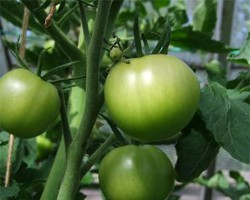
#> input picture Dataset/detection/images/riped_tomato_10.jpeg, 250 x 200 px; its folder holds only this picture in this run
$ jupyter execute --allow-errors ML_Baseline.ipynb
#> lines starting #> are read from the running program, lines starting #| are printed output that depends on the picture
# Smart Agriculture for Automated Crop Harvesting – Day 1 (Machine Learning Baseline)

## 1. Problem Statement
The objective of this project is to develop a Machine Learning solution for an automated crop harvesting system that classifies tomatoes as **Ripe** or **Unripe** using computer vision.

This baseline model is the first phase of a larger Smart Agriculture project. We will focus on traditional ML algorithms (Logistic Regression, Decision Trees, Random Forest, SVM, and Gradient Boosting) using handcrafted image features (e.g., color histograms, mean RGB values) to classify the tomatoes. Deep Learning approaches will be explored in subsequent phases.

## 2. Imports

[cell 1]
import os
import glob
import numpy as np
import pandas as pd
import matplotlib.pyplot as plt
import seaborn as sns
import cv2

from sklearn.model_selection import train_test_split
from sklearn.preprocessing import StandardScaler, LabelEncoder
from sklearn.metrics import accuracy_score, precision_score, recall_score, f1_score, roc_auc_score
from sklearn.metrics import confusion_matrix, classification_report
from sklearn.linear_model import LogisticRegression
from sklearn.tree import DecisionTreeClassifier
from sklearn.ensemble import RandomForestClassifier, GradientBoostingClassifier
from sklearn.svm import SVC

# Set random seed for reproducibility
np.random.seed(42)
import warnings
warnings.filterwarnings('ignore')

## 3. Dataset Loading & 4. Exploratory Data Analysis (EDA)
Here, we will load the dataset from the local directory `Dataset/detection/images/`, check the class distribution, and visualize some sample images.

[cell 2]
dataset_path = "Dataset/detection/images"
image_paths = glob.glob(os.path.join(dataset_path, "*.jpeg")) + glob.glob(os.path.join(dataset_path, "*.jpg"))
print(f"Total images found: {len(image_paths)}")

# Extract labels from filenames
labels = []
for path in image_paths:
    filename = os.path.basename(path).lower()
    if 'unriped' in filename:
        labels.append('Unripe')
    elif 'riped' in filename:
        labels.append('Ripe')
    else:
        labels.append('Unknown')

df = pd.DataFrame({'filepath': image_paths, 'label': labels})
df = df[df['label'] != 'Unknown']

print("\nClass Distribution:")
print(df['label'].value_counts())

# Plot Class Distribution
plt.figure(figsize=(6,4))
sns.countplot(data=df, x='label', palette='viridis')
plt.title('Class Distribution of Ripe vs Unripe Tomatoes')
plt.show()
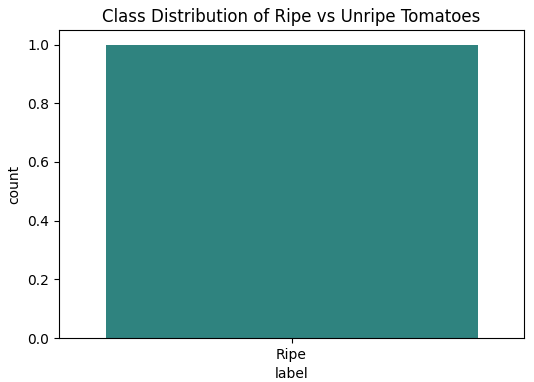
#> figure drawn by matplotlib, 1 panel

[cell 3]
# Visualizing Sample Images
fig, axes = plt.subplots(2, 4, figsize=(15, 6))
fig.suptitle('Sample Images from Dataset', fontsize=16)

#> (the rest of this cell did not finish here and is left out)

## 5. Data Preprocessing & 6. Feature Engineering
Since traditional ML models cannot process raw images effectively without feature engineering, we will extract handcrafted features:
1. **Mean RGB/HSV values**: Captures the overall color tone (highly distinguishing for red vs green).
2. **Color Histograms**: Captures the distribution of colors.
We will resize all images to a fixed size (e.g., 64x64) to standardize inputs and speed up processing.

[cell 4]
IMG_SIZE = (64, 64)

def extract_features(img_path):
    img = cv2.imread(img_path)
#> img is the input picture: shape (200, 250, 3); mean B, G, R 55.8, 98.3, 74
    if img is None:
        return None

    img = cv2.resize(img, IMG_SIZE)
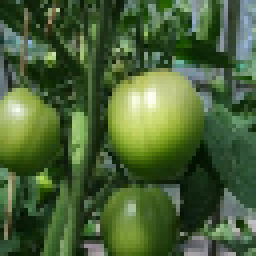
#> img: shape (64, 64, 3) (shown 4 times larger); mean B, G, R 55.6, 98.1, 73.8

    # Extract Mean RGB
    mean_rgb = np.mean(img, axis=(0, 1))
#> mean_rgb = [55.62, 98.14, 73.8]

    # Extract Mean HSV
    hsv_img = cv2.cvtColor(img, cv2.COLOR_BGR2HSV)
#> hsv_img: shape (64, 64, 3); mean H, S, V 53.1, 130.5, 98.6
    mean_hsv = np.mean(hsv_img, axis=(0, 1))
#> mean_hsv = [53.08, 130.5, 98.58]

    # Color Histogram (8 bins per channel)
    hist_b = cv2.calcHist([img], [0], None, [8], [0, 256]).flatten()
#> hist_b = [1606, 1119, 570, 428, 245, 94, 26, 8]
    hist_g = cv2.calcHist([img], [1], None, [8], [0, 256]).flatten()
#> hist_g = [147, 1117, 985, 730, 557, 304, 201, 55]
    hist_r = cv2.calcHist([img], [2], None, [8], [0, 256]).flatten()
#> hist_r = [995, 1174, 706, 558, 312, 204, 116, 31]

    # Normalize histograms
    hist_b /= (hist_b.sum() + 1e-7)
#> hist_b = [0.392, 0.273, 0.139, 0.104, 0.0598, 0.0229, 0.00635, 0.00195]
    hist_g /= (hist_g.sum() + 1e-7)
#> hist_g = [0.0359, 0.273, 0.24, 0.178, 0.136, 0.0742, 0.0491, 0.0134]
    hist_r /= (hist_r.sum() + 1e-7)
#> hist_r = [0.243, 0.287, 0.172, 0.136, 0.0762, 0.0498, 0.0283, 0.00757]

    # Concatenate all features
    features = np.hstack([mean_rgb, mean_hsv, hist_b, hist_g, hist_r])
#> features = 30 values, max 130.5 at index 4, min 0.00195 at index 13, mean 17.09
    return features

print("Extracting features...")
features_list = []
valid_labels = []

for idx, row in df.iterrows():
    feats = extract_features(row['filepath'])
#> feats has the same summary as features in extract_features
    if feats is not None:
        features_list.append(feats)
        valid_labels.append(row['label'])

X = np.array(features_list)
y = np.array(valid_labels)

print(f"Feature matrix shape: {X.shape}")
#| Feature matrix shape: (1, 30)
print(f"Target array shape: {y.shape}")

$ run again, on Dataset/detection/images/riped_tomato_15.jpeg
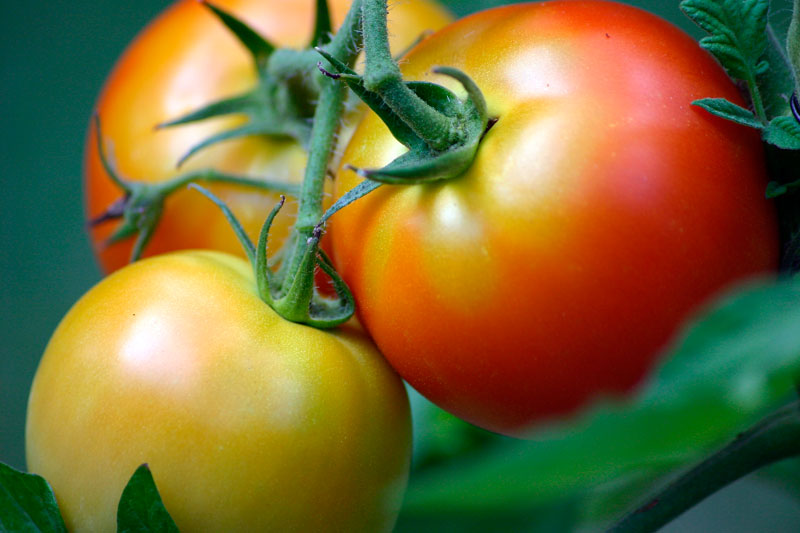
#> input picture Dataset/detection/images/riped_tomato_15.jpeg, 800 x 533 px
#> in extract_features, img is the input picture: shape (533, 800, 3); mean B, G, R 54.4, 108.3, 121.7
#> in extract_features, `img = cv2.resize(img, IMG_SIZE)`:
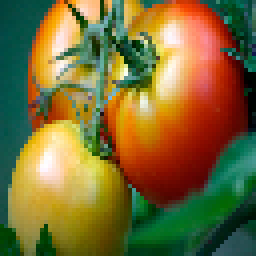
#> img: shape (64, 64, 3) (shown 4 times larger); mean B, G, R 54.2, 108.1, 121.7
#> mean_rgb = [54.15, 108.1, 121.7]
#> hsv_img: shape (64, 64, 3); mean H, S, V 39.9, 196, 146.3
#> mean_hsv = [39.94, 196, 146.3]
#> in extract_features, `hist_b = cv2.calcHist([img], [0], None, [8], [0, 256]).flatten()`: hist_b = [1755, 678, 890, 360, 210, 90, 68, 45]
#> in extract_features, `hist_g = cv2.calcHist([img], [1], None, [8], [0, 256]).flatten()`: hist_g = [479, 466, 1021, 640, 596, 418, 349, 127]
#> in extract_features, `hist_r = cv2.calcHist([img], [2], None, [8], [0, 256]).flatten()`: hist_r = [1094, 301, 333, 353, 326, 425, 569, 695]
#> in extract_features, `hist_b /= (hist_b.sum() + 1e-7)`: hist_b = [0.428, 0.166, 0.217, 0.0879, 0.0513, 0.022, 0.0166, 0.011]
#> in extract_features, `hist_g /= (hist_g.sum() + 1e-7)`: hist_g = [0.117, 0.114, 0.249, 0.156, 0.146, 0.102, 0.0852, 0.031]
#> in extract_features, `hist_r /= (hist_r.sum() + 1e-7)`: hist_r = [0.267, 0.0735, 0.0813, 0.0862, 0.0796, 0.104, 0.139, 0.17]
#> features = 30 values, max 196 at index 4, min 0.011 at index 13, mean 22.31
#> feats has the same summary as features in extract_features
#| Feature matrix shape: (1, 30)

$ run again, on Dataset/detection/images/riped_tomato_16.jpeg
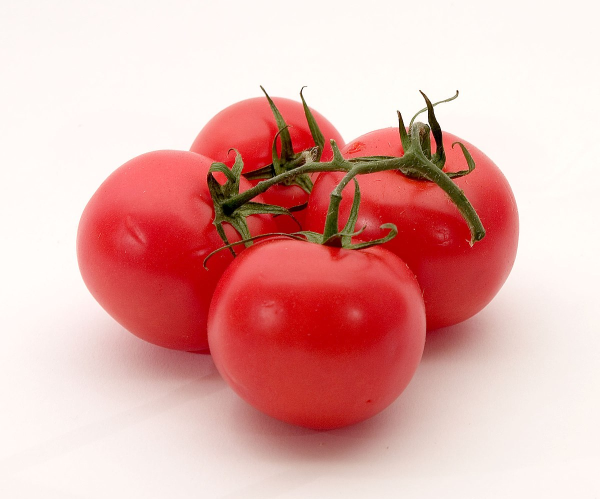
#> input picture Dataset/detection/images/riped_tomato_16.jpeg, 1200 x 998 px (shown at 1/2 size)
#> in extract_features, img is the input picture: shape (998, 1200, 3); mean B, G, R 170.6, 174.7, 227.4
#> in extract_features, `img = cv2.resize(img, IMG_SIZE)`:
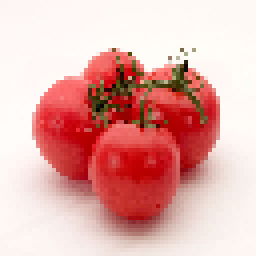
#> img: shape (64, 64, 3) (shown 4 times larger); mean B, G, R 170.5, 174.6, 227.5
#> mean_rgb = [170.5, 174.6, 227.5]
#> hsv_img: shape (64, 64, 3); mean H, S, V 24.1, 75.9, 227.5
#> mean_hsv = [24.08, 75.94, 227.5]
#> in extract_features, `hist_b = cv2.calcHist([img], [0], None, [8], [0, 256]).flatten()`: hist_b = [432, 441, 316, 234, 113, 120, 272, 2168]
#> in extract_features, `hist_g = cv2.calcHist([img], [1], None, [8], [0, 256]).flatten()`: hist_g = [396, 404, 313, 282, 105, 130, 229, 2237]
#> in extract_features, `hist_r = cv2.calcHist([img], [2], None, [8], [0, 256]).flatten()`: hist_r = [8, 32, 62, 45, 71, 408, 696, 2774]
#> in extract_features, `hist_b /= (hist_b.sum() + 1e-7)`: hist_b = [0.105, 0.108, 0.0771, 0.0571, 0.0276, 0.0293, 0.0664, 0.529]
#> in extract_features, `hist_g /= (hist_g.sum() + 1e-7)`: hist_g = [0.0967, 0.0986, 0.0764, 0.0688, 0.0256, 0.0317, 0.0559, 0.546]
#> in extract_features, `hist_r /= (hist_r.sum() + 1e-7)`: hist_r = [0.00195, 0.00781, 0.0151, 0.011, 0.0173, 0.0996, 0.17, 0.677]
#> features = 30 values, max 227.5 at index 5, min 0.00195 at index 22, mean 30.11
#> feats has the same summary as features in extract_features
#| Feature matrix shape: (1, 30)

$ run again, on Dataset/detection/images/riped_tomato_19.jpeg
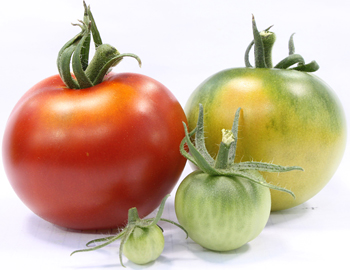
#> input picture Dataset/detection/images/riped_tomato_19.jpeg, 350 x 270 px
#> in extract_features, img is the input picture: shape (270, 350, 3); mean B, G, R 155.3, 180.2, 205
#> in extract_features, `img = cv2.resize(img, IMG_SIZE)`:
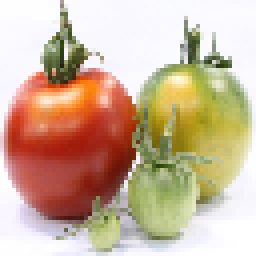
#> img: shape (64, 64, 3) (shown 4 times larger); mean B, G, R 155, 179.9, 204.7
#> mean_rgb = [155, 179.9, 204.7]
#> hsv_img: shape (64, 64, 3); mean H, S, V 62.6, 80.7, 209
#> mean_hsv = [62.64, 80.65, 209]
#> in extract_features, `hist_b = cv2.calcHist([img], [0], None, [8], [0, 256]).flatten()`: hist_b = [431, 452, 515, 448, 300, 196, 138, 1616]
#> in extract_features, `hist_g = cv2.calcHist([img], [1], None, [8], [0, 256]).flatten()`: hist_g = [71, 368, 301, 262, 337, 648, 487, 1622]
#> in extract_features, `hist_r = cv2.calcHist([img], [2], None, [8], [0, 256]).flatten()`: hist_r = [1, 28, 77, 200, 448, 830, 599, 1913]
#> in extract_features, `hist_b /= (hist_b.sum() + 1e-7)`: hist_b = [0.105, 0.11, 0.126, 0.109, 0.0732, 0.0479, 0.0337, 0.395]
#> in extract_features, `hist_g /= (hist_g.sum() + 1e-7)`: hist_g = [0.0173, 0.0898, 0.0735, 0.064, 0.0823, 0.158, 0.119, 0.396]
#> in extract_features, `hist_r /= (hist_r.sum() + 1e-7)`: hist_r = [0.000244, 0.00684, 0.0188, 0.0488, 0.109, 0.203, 0.146, 0.467]
#> features = 30 values, max 209 at index 5, min 0.000244 at index 22, mean 29.83
#> feats has the same summary as features in extract_features
#| Feature matrix shape: (1, 30)

$ run again, on Dataset/detection/images/riped_tomato_11.jpeg
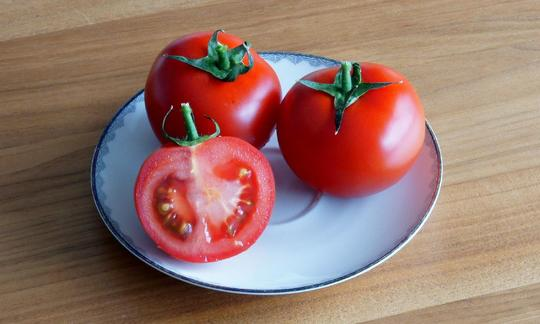
#> input picture Dataset/detection/images/riped_tomato_11.jpeg, 540 x 324 px
#> in extract_features, img is the input picture: shape (324, 540, 3); mean B, G, R 105.9, 115.5, 150.4
#> in extract_features, `img = cv2.resize(img, IMG_SIZE)`:
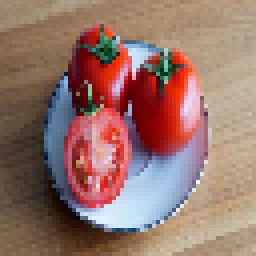
#> img: shape (64, 64, 3) (shown 4 times larger); mean B, G, R 106, 115.6, 150.4
#> mean_rgb = [106, 115.6, 150.4]
#> hsv_img: shape (64, 64, 3); mean H, S, V 49, 106.1, 158.5
#> mean_hsv = [49.02, 106.1, 158.5]
#> in extract_features, `hist_b = cv2.calcHist([img], [0], None, [8], [0, 256]).flatten()`: hist_b = [529, 576, 640, 807, 968, 187, 157, 232]
#> in extract_features, `hist_g = cv2.calcHist([img], [1], None, [8], [0, 256]).flatten()`: hist_g = [406, 493, 558, 690, 846, 844, 178, 81]
#> in extract_features, `hist_r = cv2.calcHist([img], [2], None, [8], [0, 256]).flatten()`: hist_r = [67, 205, 525, 508, 606, 1272, 691, 222]
#> in extract_features, `hist_b /= (hist_b.sum() + 1e-7)`: hist_b = [0.129, 0.141, 0.156, 0.197, 0.236, 0.0457, 0.0383, 0.0566]
#> in extract_features, `hist_g /= (hist_g.sum() + 1e-7)`: hist_g = [0.0991, 0.12, 0.136, 0.168, 0.207, 0.206, 0.0435, 0.0198]
#> in extract_features, `hist_r /= (hist_r.sum() + 1e-7)`: hist_r = [0.0164, 0.05, 0.128, 0.124, 0.148, 0.311, 0.169, 0.0542]
#> features = 30 values, max 158.5 at index 5, min 0.0164 at index 22, mean 22.95
#> feats has the same summary as features in extract_features
#| Feature matrix shape: (1, 30)
